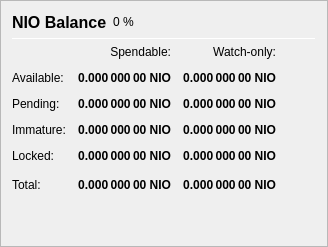
                   <widget class="QFrame" name="frame_Balances">
                    <property name="frameShape">
                     <enum>QFrame::StyledPanel</enum>
                    </property>
                    <property name="frameShadow">
                     <enum>QFrame::Raised</enum>
                    </property>
                    <layout class="QVBoxLayout" name="verticalLayout_4">
                     <item>
                      <layout class="QHBoxLayout" name="horizontalLayout_4">
                       <item>
                        <widget class="QLabel" name="label_5">
                         <property name="minimumSize">
                          <size>
                           <width>0</width>
                           <height>20</height>
                          </size>
                         </property>
                         <property name="font">
                          <font>
                           <pointsize>12</pointsize>
                           <weight>75</weight>
                           <bold>true</bold>
                          </font>
                         </property>
                         <property name="text">
                          <string>NIO Balance</string>
                         </property>
                        </widget>
                       </item>
                       <item>
                        <widget class="QLabel" name="labelNIOPercent">
                         <property name="text">
                          <string notr="true">0 %</string>
                         </property>
                        </widget>
                       </item>
                       <item>
                        <spacer name="horizontalSpacer_3">
                         <property name="orientation">
                          <enum>Qt::Horizontal</enum>
                         </property>
                         <property name="sizeHint" stdset="0">
                          <size>
                           <width>40</width>
                           <height>20</height>
                          </size>
                         </property>
                        </spacer>
                       </item>
                      </layout>
                     </item>
                     <item>
                      <widget class="Line" name="line_Balance">
                       <property name="minimumSize">
                        <size>
                         <width>0</width>
                         <height>1</height>
                        </size>
                       </property>
                       <property name="maximumSize">
                        <size>
                         <width>16777215</width>
                         <height>1</height>
                        </size>
                       </property>
                       <property name="orientation">
                        <enum>Qt::Horizontal</enum>
                       </property>
                      </widget>
                     </item>
                     <item>
                      <layout class="QGridLayout" name="gridLayout">
                       <property name="spacing">
                        <number>12</number>
                       </property>
                       <item row="0" column="1">
                        <widget class="QLabel" name="labelSpendable">
                         <property name="text">
                          <string>Spendable:</string>
                         </property>
                         <property name="alignment">
                          <set>Qt::AlignRight|Qt::AlignTrailing|Qt::AlignVCenter</set>
                         </property>
                        </widget>
                       </item>
                       <item row="0" column="2">
                        <widget class="QLabel" name="labelWatchonly">
                         <property name="text">
                          <string>Watch-only:</string>
                         </property>
                         <property name="alignment">
                          <set>Qt::AlignRight|Qt::AlignTrailing|Qt::AlignVCenter</set>
                         </property>
                        </widget>
                       </item>
                       <item row="1" column="0">
                        <widget class="QLabel" name="labelBalanceText">
                         <property name="text">
                          <string>Available:</string>
                         </property>
                        </widget>
                       </item>
                       <item row="1" column="1">
                        <widget class="QLabel" name="labelBalance">
                         <property name="font">
                          <font>
                           <weight>75</weight>
                           <bold>true</bold>
                          </font>
                         </property>
                         <property name="cursor">
                          <cursorShape>IBeamCursor</cursorShape>
                         </property>
                         <property name="toolTip">
                          <string>Your current spendable balance</string>
                         </property>
                         <property name="text">
                          <string notr="true">0.000 000 00 NIO</string>
                         </property>
                         <property name="alignment">
                          <set>Qt::AlignRight|Qt::AlignTrailing|Qt::AlignVCenter</set>
                         </property>
                         <property name="textInteractionFlags">
                          <set>Qt::LinksAccessibleByMouse|Qt::TextSelectableByKeyboard|Qt::TextSelectableByMouse</set>
                         </property>
                        </widget>
                       </item>
                       <item row="1" column="2">
                        <widget class="QLabel" name="labelWatchAvailable">
                         <property name="font">
                          <font>
                           <weight>75</weight>
                           <bold>true</bold>
                          </font>
                         </property>
                         <property name="cursor">
                          <cursorShape>IBeamCursor</cursorShape>
                         </property>
                         <property name="toolTip">
                          <string>Your current balance in watch-only addresses</string>
                         </property>
                         <property name="text">
                          <string notr="true">0.000 000 00 NIO</string>
                         </property>
                         <property name="alignment">
                          <set>Qt::AlignRight|Qt::AlignTrailing|Qt::AlignVCenter</set>
                         </property>
                         <property name="textInteractionFlags">
                          <set>Qt::LinksAccessibleByMouse|Qt::TextSelectableByKeyboard|Qt::TextSelectableByMouse</set>
                         </property>
                        </widget>
                       </item>
                       <item row="2" column="0">
                        <widget class="QLabel" name="labelPendingText">
                         <property name="text">
                          <string>Pending:</string>
                         </property>
                        </widget>
                       </item>
                       <item row="2" column="1">
                        <widget class="QLabel" name="labelUnconfirmed">
                         <property name="font">
                          <font>
                           <weight>75</weight>
                           <bold>true</bold>
                          </font>
                         </property>
                         <property name="cursor">
                          <cursorShape>IBeamCursor</cursorShape>
                         </property>
                         <property name="toolTip">
                          <string>Total of transactions that have yet to be confirmed, and do not yet count toward the spendable balance</string>
                         </property>
                         <property name="text">
                          <string notr="true">0.000 000 00 NIO</string>
                         </property>
                         <property name="alignment">
                          <set>Qt::AlignRight|Qt::AlignTrailing|Qt::AlignVCenter</set>
                         </property>
                         <property name="textInteractionFlags">
                          <set>Qt::LinksAccessibleByMouse|Qt::TextSelectableByKeyboard|Qt::TextSelectableByMouse</set>
                         </property>
                        </widget>
                       </item>
                       <item row="2" column="2">
                        <widget class="QLabel" name="labelWatchPending">
                         <property name="font">
                          <font>
                           <weight>75</weight>
                           <bold>true</bold>
                          </font>
                         </property>
                         <property name="cursor">
                          <cursorShape>IBeamCursor</cursorShape>
                         </property>
                         <property name="toolTip">
                          <string>Unconfirmed transactions to watch-only addresses</string>
                         </property>
                         <property name="text">
                          <string notr="true">0.000 000 00 NIO</string>
                         </property>
                         <property name="alignment">
                          <set>Qt::AlignRight|Qt::AlignTrailing|Qt::AlignVCenter</set>
                         </property>
                         <property name="textInteractionFlags">
                          <set>Qt::LinksAccessibleByMouse|Qt::TextSelectableByKeyboard|Qt::TextSelectableByMouse</set>
                         </property>
                        </widget>
                       </item>
                       <item row="3" column="0">
                        <widget class="QLabel" name="labelImmatureText">
                         <property name="text">
                          <string>Immature:</string>
                         </property>
                        </widget>
                       </item>
                       <item row="3" column="1">
                        <widget class="QLabel" name="labelImmature">
                         <property name="font">
                          <font>
                           <weight>75</weight>
                           <bold>true</bold>
                          </font>
                         </property>
                         <property name="cursor">
                          <cursorShape>IBeamCursor</cursorShape>
                         </property>
                         <property name="toolTip">
                          <string>Staked or masternode rewards that has not yet matured</string>
                         </property>
                         <property name="text">
                          <string notr="true">0.000 000 00 NIO</string>
                         </property>
                         <property name="alignment">
                          <set>Qt::AlignRight|Qt::AlignTrailing|Qt::AlignVCenter</set>
                         </property>
                         <property name="textInteractionFlags">
                          <set>Qt::LinksAccessibleByMouse|Qt::TextSelectableByKeyboard|Qt::TextSelectableByMouse</set>
                         </property>
                        </widget>
                       </item>
                       <item row="3" column="2">
                        <widget class="QLabel" name="labelWatchImmature">
                         <property name="font">
                          <font>
                           <weight>75</weight>
                           <bold>true</bold>
                          </font>
                         </property>
                         <property name="cursor">
                          <cursorShape>IBeamCursor</cursorShape>
                         </property>
                         <property name="toolTip">
                          <string>Staked or masternode rewards in watch-only addresses that has not yet matured</string>
                         </property>
                         <property name="text">
                          <string notr="true">0.000 000 00 NIO</string>
                         </property>
                         <property name="alignment">
                          <set>Qt::AlignRight|Qt::AlignTrailing|Qt::AlignVCenter</set>
                         </property>
                         <property name="textInteractionFlags">
                          <set>Qt::LinksAccessibleByMouse|Qt::TextSelectableByKeyboard|Qt::TextSelectableByMouse</set>
                         </property>
                        </widget>
                       </item>
                       <item row="4" column="0">
                        <widget class="QLabel" name="labelLockedBalanceText">
                         <property name="toolTip">
                          <string>Locked NIO or Masternode collaterals. These are excluded from zNIO minting.</string>
                         </property>
                         <property name="text">
                          <string>Locked:</string>
                         </property>
                        </widget>
                       </item>
                       <item row="4" column="1">
                        <widget class="QLabel" name="labelLockedBalance">
                         <property name="font">
                          <font>
                           <weight>75</weight>
                           <bold>true</bold>
                          </font>
                         </property>
                         <property name="cursor">
                          <cursorShape>IBeamCursor</cursorShape>
                         </property>
                         <property name="toolTip">
                          <string>Locked NIO or Masternode collaterals. These are excluded from zNIO minting.</string>
                         </property>
                         <property name="text">
                          <string notr="true">0.000 000 00 NIO</string>
                         </property>
                         <property name="alignment">
                          <set>Qt::AlignRight|Qt::AlignTrailing|Qt::AlignVCenter</set>
                         </property>
                         <property name="textInteractionFlags">
                          <set>Qt::LinksAccessibleByMouse|Qt::TextSelectableByKeyboard|Qt::TextSelectableByMouse</set>
                         </property>
                        </widget>
                       </item>
                       <item row="4" column="2">
                        <widget class="QLabel" name="labelWatchLocked">
                         <property name="font">
                          <font>
                           <weight>75</weight>
                           <bold>true</bold>
                          </font>
                         </property>
                         <property name="cursor">
                          <cursorShape>IBeamCursor</cursorShape>
                         </property>
                         <property name="toolTip">
                          <string>Current locked balance in watch-only addresses</string>
                         </property>
                         <property name="text">
                          <string notr="true">0.000 000 00 NIO</string>
                         </property>
                         <property name="alignment">
                          <set>Qt::AlignRight|Qt::AlignTrailing|Qt::AlignVCenter</set>
                         </property>
                         <property name="textInteractionFlags">
                          <set>Qt::LinksAccessibleByMouse|Qt::TextSelectableByKeyboard|Qt::TextSelectableByMouse</set>
                         </property>
                        </widget>
                       </item>
                       <item row="5" column="0">
                        <widget class="QLabel" name="labelTotalText">
                         <property name="toolTip">
                          <string>Your current Nioshares balance, unconfirmed and immature transactions included</string>
                         </property>
                         <property name="text">
                          <string>Total:</string>
                         </property>
                        </widget>
                       </item>
                       <item row="5" column="1">
                        <widget class="QLabel" name="labelTotal">
                         <property name="font">
                          <font>
                           <weight>75</weight>
                           <bold>true</bold>
                          </font>
                         </property>
                         <property name="cursor">
                          <cursorShape>IBeamCursor</cursorShape>
                         </property>
                         <property name="toolTip">
                          <string>Your current Nioshares balance, unconfirmed and immature transactions included</string>
                         </property>
                         <property name="text">
                          <string notr="true">0.000 000 00 NIO</string>
                         </property>
                         <property name="alignment">
                          <set>Qt::AlignRight|Qt::AlignTrailing|Qt::AlignVCenter</set>
                         </property>
                         <property name="textInteractionFlags">
                          <set>Qt::LinksAccessibleByMouse|Qt::TextSelectableByKeyboard|Qt::TextSelectableByMouse</set>
                         </property>
                        </widget>
                       </item>
                       <item row="5" column="2">
                        <widget class="QLabel" name="labelWatchTotal">
                         <property name="font">
                          <font>
                           <weight>75</weight>
                           <bold>true</bold>
                          </font>
                         </property>
                         <property name="cursor">
                          <cursorShape>IBeamCursor</cursorShape>
                         </property>
                         <property name="toolTip">
                          <string>Current total balance in watch-only addresses</string>
                         </property>
                         <property name="text">
                          <string notr="true">0.000 000 00 NIO</string>
                         </property>
                         <property name="alignment">
                          <set>Qt::AlignRight|Qt::AlignTrailing|Qt::AlignVCenter</set>
                         </property>
                         <property name="textInteractionFlags">
                          <set>Qt::LinksAccessibleByMouse|Qt::TextSelectableByKeyboard|Qt::TextSelectableByMouse</set>
                         </property>
                        </widget>
                       </item>
                       <item row="5" column="3">
                        <spacer name="horizontalSpacer_9">
                         <property name="orientation">
                          <enum>Qt::Horizontal</enum>
                         </property>
                         <property name="sizeHint" stdset="0">
                          <size>
                           <width>40</width>
                           <height>20</height>
                          </size>
                         </property>
                        </spacer>
                       </item>
                      </layout>
                     </item>
                     <item>
                      <spacer name="verticalSpacer_3">
                       <property name="orientation">
                        <enum>Qt::Vertical</enum>
                       </property>
                       <property name="sizeHint" stdset="0">
                        <size>
                         <width>20</width>
                         <height>40</height>
                        </size>
                       </property>
                      </spacer>
                     </item>
                    </layout>
                   </widget>
